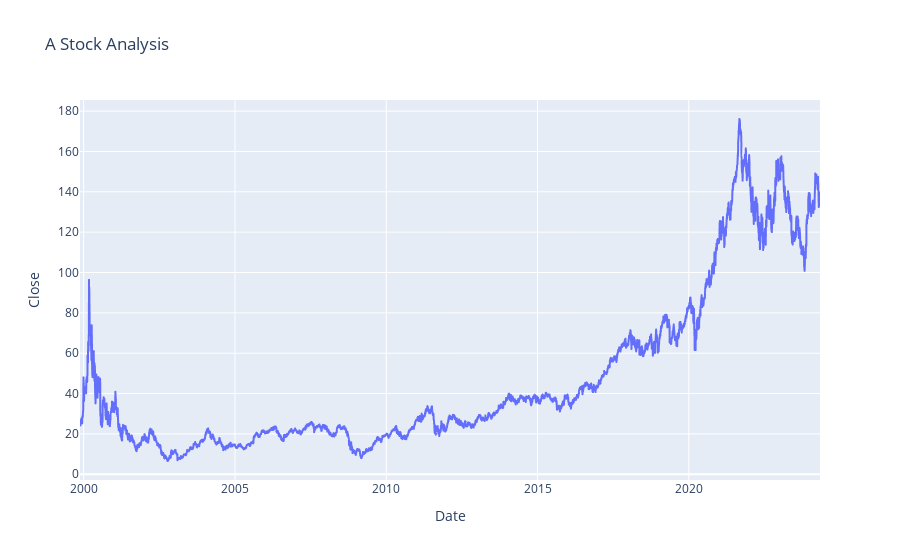

Here is the notebook cell this chart was saved with:
### Code cell
fig = px.line(data, x = data.index, y = data.Close, title='A Stock Analysis')
fig.show()

### Figure 1 — Plotly figure (JSON) as saved in the notebook; plotly's stock layout.template omitted (floating-point values rounded to 4 significant figures; data arrays with more than 128 entries replaced by an {"elided": "..."} marker saying what was removed)
{"data": [{"hovertemplate": "Date=%{x}<br>Close=%{y}<extra></extra>", "legendgroup": "", "line": {"color": "#636efa", "dash": "solid"}, "marker": {"symbol": "circle"}, "mode": "lines", "name": "", "showlegend": false, "type": "scattergl", "x": {"elided": "6153 str values"}, "xaxis": "x", "y": {"elided": "6153 float values"}, "yaxis": "y"}], "layout": {"autosize": true, "legend": {"tracegroupgap": 0}, "title": {"text": "A Stock Analysis"}, "xaxis": {"anchor": "y", "autorange": true, "domain": [0, 1], "range": ["1999-11-18", "2024-05-03"], "title": {"text": "Date"}, "type": "date"}, "yaxis": {"anchor": "x", "autorange": true, "domain": [0, 1], "range": [-2.845, 185.5], "title": {"text": "Close"}, "type": "linear"}}}
